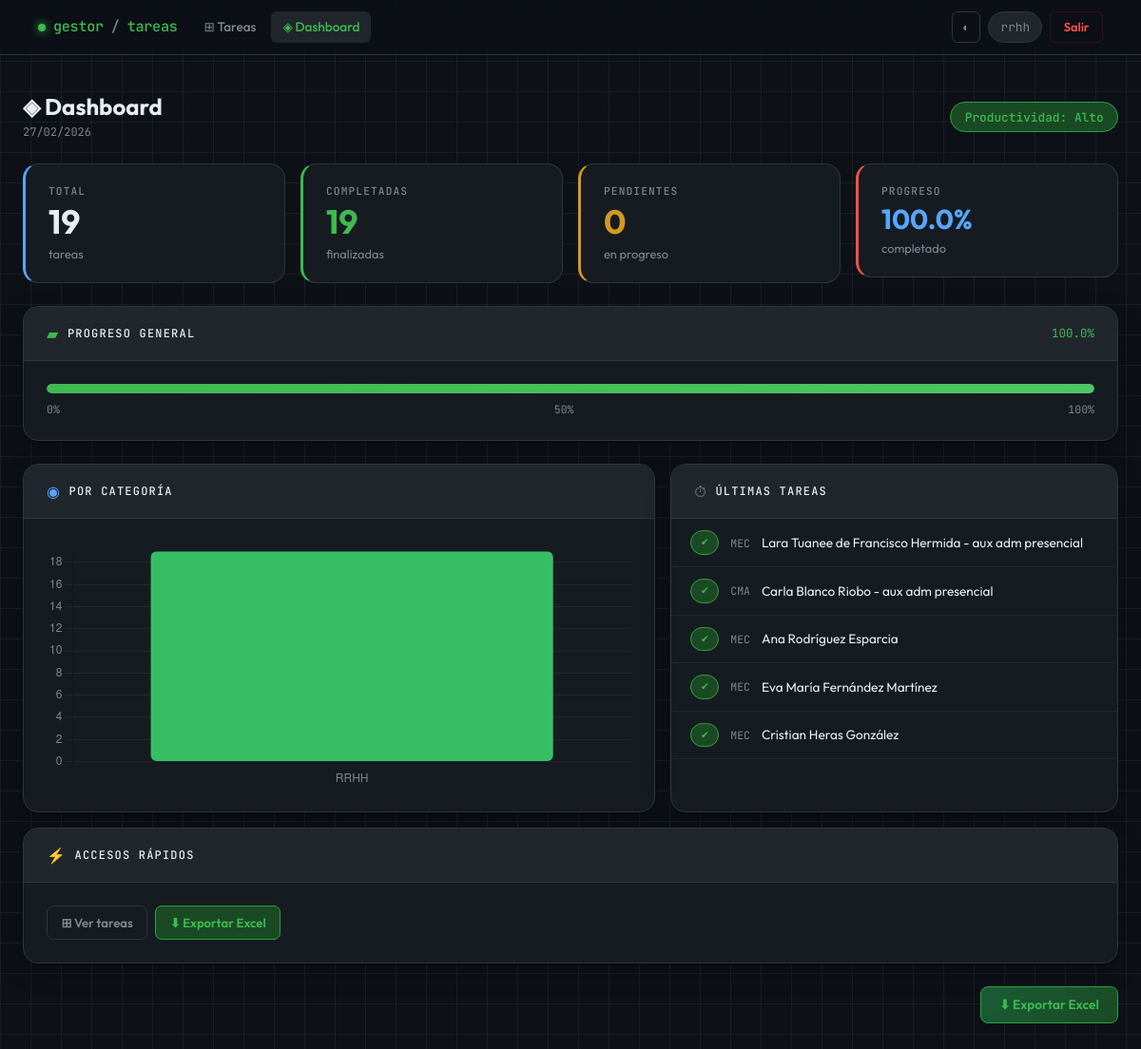
The app's page /dashboard (signed in), older data.
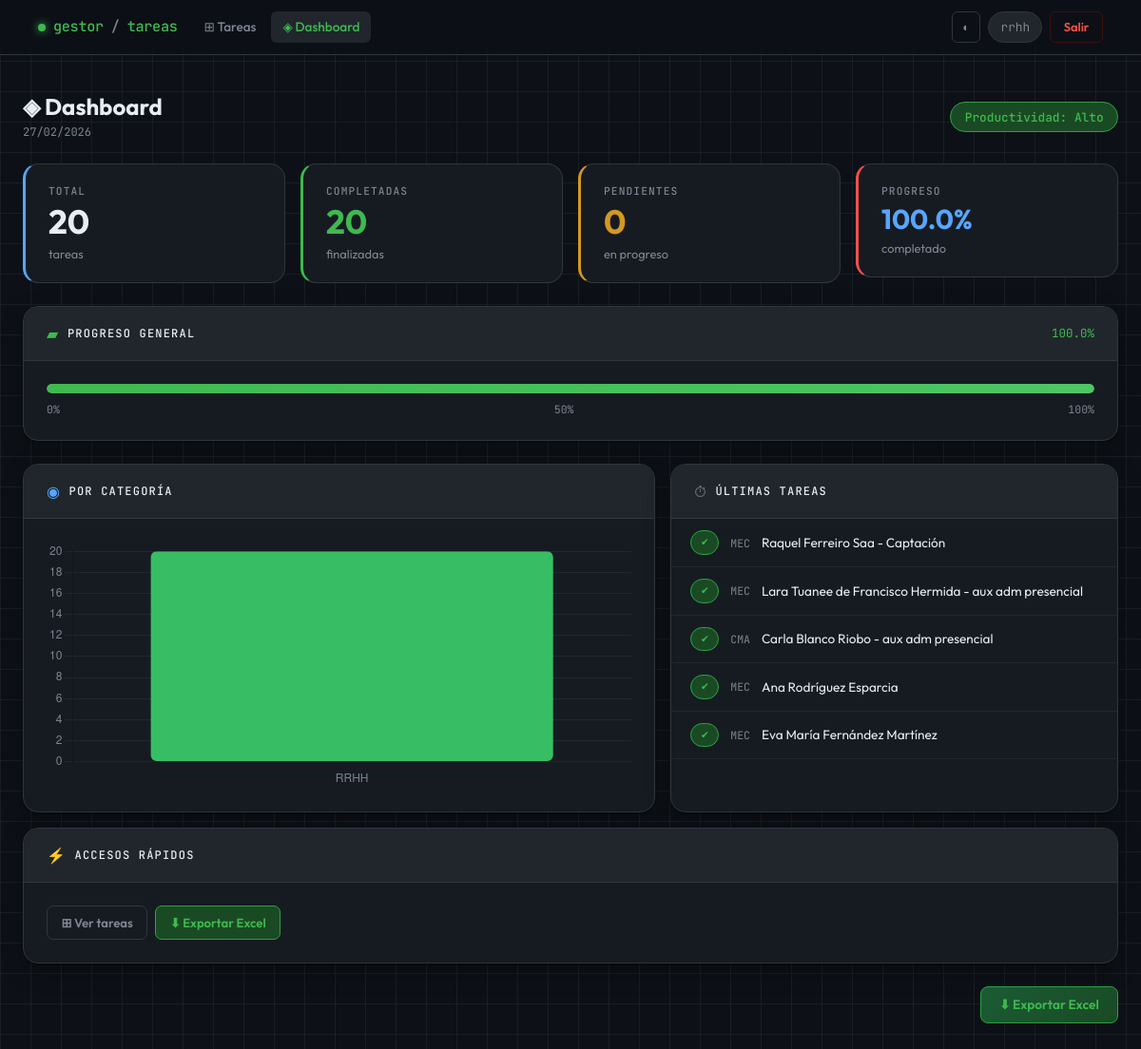
The same page, newer data.
### tables this page shows
CREATE TABLE tareas (
            id INTEGER PRIMARY KEY AUTOINCREMENT,
            descripcion TEXT NOT NULL,
            categoria TEXT,
            fecha TEXT,
            completada INTEGER DEFAULT 0,
            codigo TEXT,
            usuario_id INTEGER,
            FOREIGN KEY (usuario_id) REFERENCES usuarios(id)
        );

### app_web.py (the view)
@app.route("/dashboard")
@login_required
def dashboard():
    user_id = session.get("user_id")
    es_admin = session.get("es_admin")
    conn = get_connection()
    cursor = conn.cursor()
    if es_admin == 1:
        filtro = ""
        params = ()
    else:
        filtro = "WHERE usuario_id = ?"
        params = (user_id,)
    cursor.execute(f"""
        SELECT
            COUNT(*) as total,
            SUM(CASE WHEN completada = 1 THEN 1 ELSE 0 END) as completadas
        FROM tareas
        {filtro}
    """, params)
    stats = cursor.fetchone()
    total = stats["total"] or 0
    completadas = stats["completadas"] or 0
    pendientes = total - completadas
    porcentaje = round((completadas / total) * 100, 1) if total > 0 else 0
    if porcentaje > 70:
        nivel, color_nivel = "Alto", "success"
    elif porcentaje > 40:
        nivel, color_nivel = "Medio", "warning"
    else:
        nivel, color_nivel = "Bajo", "danger"
    cursor.execute(f"""
        SELECT * FROM tareas
        {filtro}
        ORDER BY id DESC
        LIMIT 5
    """, params)
    ultimas_tareas = cursor.fetchall()
    cursor.execute(f"""
        SELECT categoria, COUNT(*) as cantidad
        FROM tareas
        {filtro}
        GROUP BY categoria
        ORDER BY cantidad DESC
    """, params)
    datos_categorias = cursor.fetchall()
    categorias = [fila["categoria"] if fila["categoria"] else "General" for fila in datos_categorias]
    cantidades = [fila["cantidad"] for fila in datos_categorias]
    fecha_actual = datetime.now().strftime("%d/%m/%Y")
    conn.close()
    return render_template("dashboard.html",
                           total=total,
                           completadas=completadas,
                           pendientes=pendientes,
                           porcentaje=porcentaje,
                           nivel=nivel,
                           color_nivel=color_nivel,
                           fecha_actual=fecha_actual,
                           ultimas_tareas=ultimas_tareas,
                           categorias=categorias,
                           cantidades=cantidades)

### app_web.py (called while the page is built)
def get_connection():
    conn = sqlite3.connect(DB_NAME)
    conn.row_factory = sqlite3.Row
    return conn

def login_required(f):
    @wraps(f)
    def decorated_function(*args, **kwargs):
        if "user_id" not in session:
            return redirect(url_for("login"))
        return f(*args, **kwargs)
    return decorated_function

### templates/dashboard.html (shortened to what the changed rows need)
{% extends "base.html" %}
{% block content %}
<div class="row g-3 mb-4">
  <div class="col-6 col-md-3">
    <div class="stat-card blue">
      <div class="stat-label">Total</div>
      <div class="stat-value">{{ total }}</div>
      <div style="font-size:.8rem; color:var(--text-muted);">tareas</div>
    </div>
  </div>
  <div class="col-6 col-md-3">
    <div class="stat-card green">
      <div class="stat-label">Completadas</div>
      <div class="stat-value" style="color:var(--accent);">{{ completadas }}</div>
      <div style="font-size:.8rem; color:var(--text-muted);">finalizadas</div>
    </div>
  </div>
</div>
<div class="row g-3">
  <div class="col-lg-7">
    <div class="gcard h-100">
      <div class="gcard-body">
        <canvas id="chartCat" style="max-height:260px;"></canvas>
      </div>
    </div>
  </div>
  <div class="col-lg-5">
    <div class="gcard h-100">
      <div class="gcard-body p-0">
        <ul style="list-style:none; margin:0; padding:0;">
          {% for t in ultimas_tareas %}
          <li style="display:flex; align-items:center; gap:.75rem;
                     padding:.75rem 1.25rem; border-bottom:1px solid var(--border-soft);">
            {% if t[4]==1 %}
              <span class="badge-g badge-done" style="flex-shrink:0; font-size:.65rem;">✔</span>
            {% else %}
              <span class="badge-g badge-pending" style="flex-shrink:0; font-size:.65rem;">●</span>
            {% endif %}
            <span style="font-family:var(--mono); font-size:.72rem; color:var(--text-muted); flex-shrink:0;">
              {{ t[5] if t[5] else '—' }}
            </span>
            <span style="font-size:.85rem; overflow:hidden; text-overflow:ellipsis; white-space:nowrap;">
              {{ t[1] }}
            </span>
          </li>
          {% else %}
          <li style="padding:2rem; text-align:center; color:var(--text-muted); font-size:.85rem;">
            Sin tareas recientes.
          </li>
          {% endfor %}
        </ul>
      </div>
    </div>
  </div>
</div>
{% endblock %}
{% block scripts %}
<script>
  const cats  = {{ categorias | tojson }};
  const cnts  = {{ cantidades | tojson }};
  const isLight = document.body.classList.contains('light');
  const gridColor = isLight ? 'rgba(0,0,0,.08)' : 'rgba(255,255,255,.06)';
  const textColor = isLight ? '#636c76' : '#7d8590';
  new Chart(document.getElementById('chartCat'), {
    type: 'bar',
    data: {
      labels: cats,
      datasets: [{
        label: 'Tareas',
        data: cnts,
        backgroundColor: cats.map((_,i)=>`hsl(${140 + i*28},55%,${isLight?38:48}%)`),
        borderRadius: 6,
        borderSkipped: false,
      }]
    },
    options: {
      responsive: true,
      plugins: {
        legend: { display: false },
        tooltip: {
          backgroundColor: '#161b22',
          borderColor: '#30363d',
          borderWidth: 1,
          titleColor: '#e6edf3',
          bodyColor: '#7d8590',
        }
      },
      scales: {
        y: {
          beginAtZero: true,
          ticks: { color: textColor, stepSize: 1 },
          grid: { color: gridColor },
        },
        x: {
          ticks: { color: textColor },
          grid: { display: false },
        }
      }
    }
  });
</script>
{% endblock %}

Row changes from the older to the newer data that the page shows:
no longer on this page (row unchanged): tareas: codigo "MEC", descripcion "Cristian Heras González"
added tareas: codigo "MEC", descripcion "Raquel Ferreiro Saa - Captación"
Text that changed along with them:
{{ total }}: "19" → "20"
{{ completadas }}: "19" → "20"
chart data {{ cantidades | tojson }}: [19] → [20]
